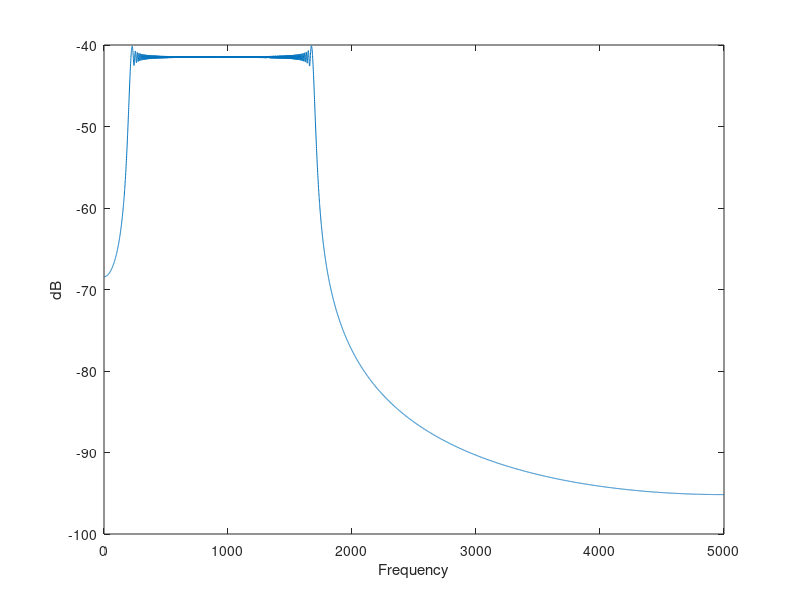

Recreate this plot in MATLAB.
%% MATLAB code of Chirp

% fs=10000; % sampling frequency (10khz)
% A=0.8; % Amplitude of signal
% ts=1/fs; % Sampling period
% dur=1.5; % Duration of signal 
% t=0:ts:dur; % Time vector from 0 to 1.5 seconds with step
% %theta = 2*pi*(at^2 + bt + c)
% theta=2*pi*(100+200*t+500*t.*t); % theta = instantaneous phase of chirp signal
% chirp_sig=A*sin(theta);
% audiowrite('myChirp1.wav',chirp_sig,fs);

%% FFT of reverse Chirp signal

fs=10000;
A=0.8;
ts=1/fs;
dur=1.5;
t=0:ts:dur;
% Subtracting a coefficient
theta=2*pi*(100+1700*t-500*t.*t);
chirp_sig=A*sin(theta);
sound(chirp_sig,fs);

%% FFT of the second chirp signal
len = length(chirp_sig);
SSC = fft(chirp_sig);
SSR = abs(SSC)./len;
L=round(len/2);
mag = mag2db(SSR);
f = (fs/2)*(0:L)/L;
plot(f,mag(1:L+1));
xlabel('Frequency')
ylabel('dB') 